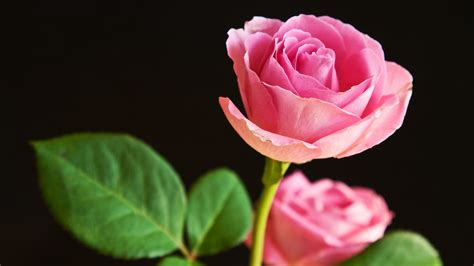
#> input picture OpenCV/Images/img5.jpeg, 474 x 266 px
$ python Rotate_Image.py
#> lines starting #> are read from the running program, lines starting #| are printed output that depends on the picture
#> further down, img is the input picture: shape (266, 474, 3); mean B, G, R 48.5, 59.7, 81.1
import cv2 as cv

def rotate(img,angle,rotPoint=None):
#> called with angle = 45
    (height,width)=img.shape[:2]
#> height = 266; width = 474
    if rotPoint is None:
        rotPoint=(width//2,height//2)
#> rotPoint = (237, 133)
    rotMat=cv.getRotationMatrix2D(rotPoint,angle,1)
    dimentions=(width,height)
#> dimentions = (474, 266)
    return cv.warpAffine(img,rotMat,dimentions)
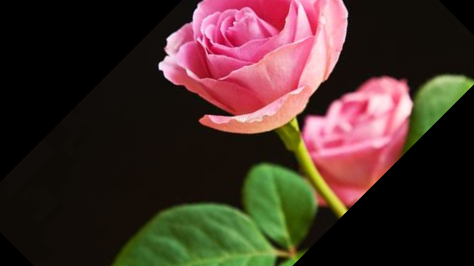
#> returned value: shape (266, 474, 3); mean of channels 0, 1, 2 40.6, 47.4, 68.1; drawn as B, G, R

img=cv.imread('Images/img5.jpeg')
cv.imshow("Image",img)
rotated=rotate(img,45)
cv.imshow("Rotated",rotated)

cv.waitKey(0)
cv.destroyAllWindows()

$ run again, with OpenCV/Images/img2.jpeg copied over OpenCV/Images/img5.jpeg
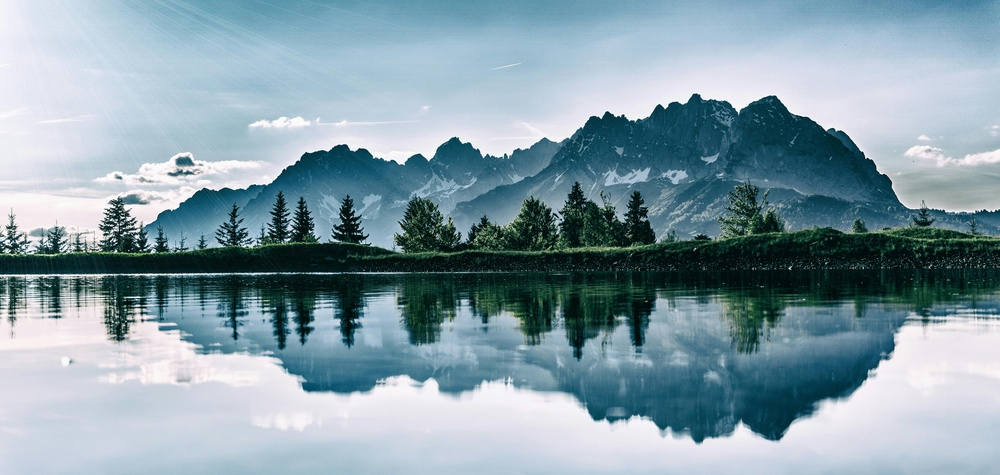
#> input picture OpenCV/Images/img2.jpeg, 1000 x 475 px, shrunk from 6000 x 2848 before the run
#> img is the input picture: shape (475, 1000, 3); mean B, G, R 167.6, 157.2, 133.6
#> in rotate, `return cv.warpAffine(img,rotMat,dimentions)`:
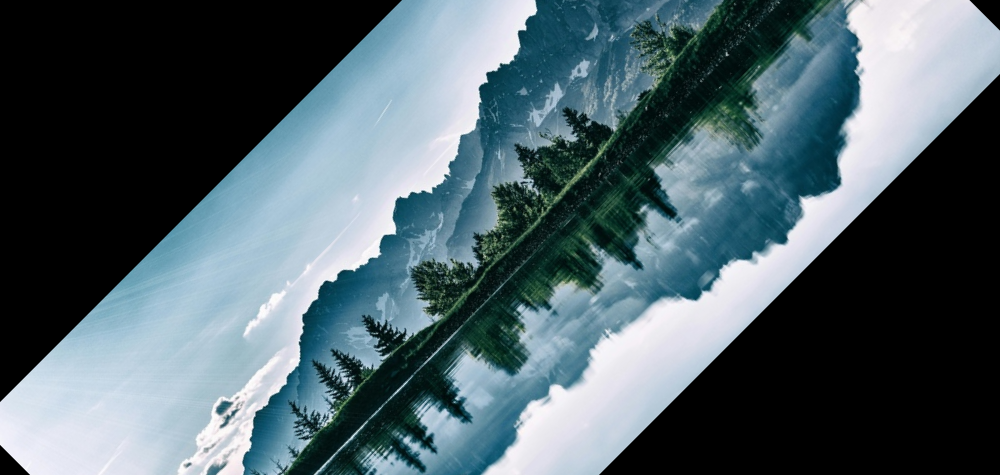
#> returned value: shape (475, 1000, 3); mean of channels 0, 1, 2 104.9, 97.8, 80.1; drawn as B, G, R

$ run again, with OpenCV/Images/img3.jpeg copied over OpenCV/Images/img5.jpeg
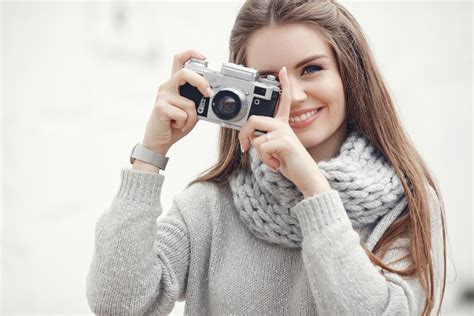
#> input picture OpenCV/Images/img3.jpeg, 474 x 316 px
#> img is the input picture: shape (316, 474, 3); mean B, G, R 190.7, 196.5, 202.6
#> in rotate, `return cv.warpAffine(img,rotMat,dimentions)`:
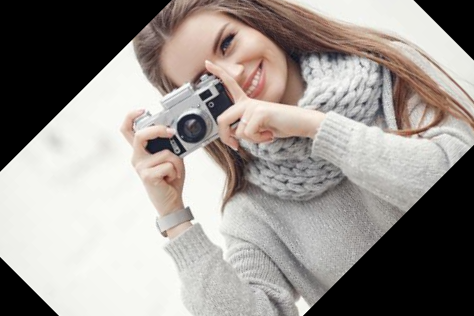
#> returned value: shape (316, 474, 3); mean of channels 0, 1, 2 142, 146.5, 152.5; drawn as B, G, R

$ run again, with OpenCV/Images/img4.jpeg copied over OpenCV/Images/img5.jpeg
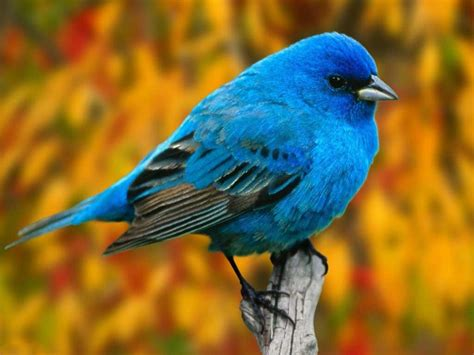
#> input picture OpenCV/Images/img4.jpeg, 474 x 355 px
#> img is the input picture: shape (355, 474, 3); mean B, G, R 49.9, 107.6, 130.2
#> in rotate, `return cv.warpAffine(img,rotMat,dimentions)`:
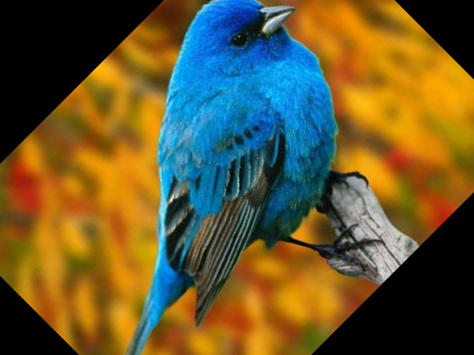
#> returned value: shape (355, 474, 3); mean of channels 0, 1, 2 47.3, 88, 102; drawn as B, G, R
